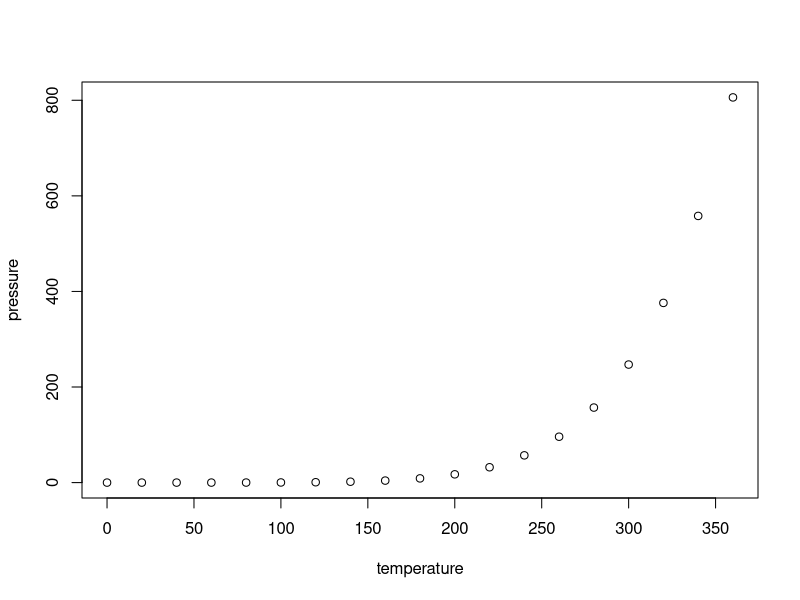
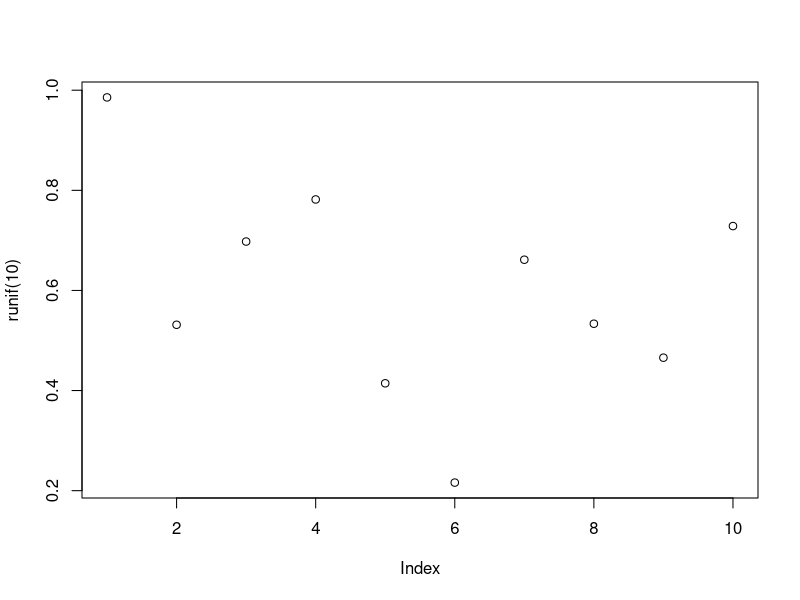

These charts were generated, in order, by the following R code:
## ---- chunk 1
knitr::opts_chunk$set(echo = TRUE)
## ---- chunk 2
summary(cars)
## ---- chunk 3
plot(pressure)
plot(runif(10))
## ---- chunk 4
fib <- function(n) {
  if (n < 2) return(1)
  
  fib(n - 1) + fib(n - 2)
}
fib(34)
## ---- chunk 5
library(tidyverse)
library(tibble)
as_tibble(iris)
as_tibble(iris)
as_tibble(diamonds)
library(ggplot2)
as_tibble(diamonds)
diamonds
as.data.frame(diamonds) %>% head(100) # only show top 100
diamonds
str(as.data.frame(diamonds) %>% head(100))
glimpse(diamonds)
diamonds[,1]
as.data.frame(diamonds)[,1] %>% head(100)
diamonds[,1]
diamonds[[1]] %>% head(100)
diamonds
diamonds$carat %>% head(100)
diamonds
diamonds[, 1]
diamonds[1, ] %>% head(100)
as.data.frame(diamonds)[1, ] %>% head(100)
library(dplyr)
diamonds %>% filter(carat <= 0.25)


my_string <- "
multi
line
string"
## ---- chunk 6
library(stringr)
diamonds %>%
  mutate(
    cut_awsome = str_replace(cut, "Good", "Awesome")
  ) ->
barret_diamonds

barret_diamonds
barret_diamonds$cut %>% head(100)
